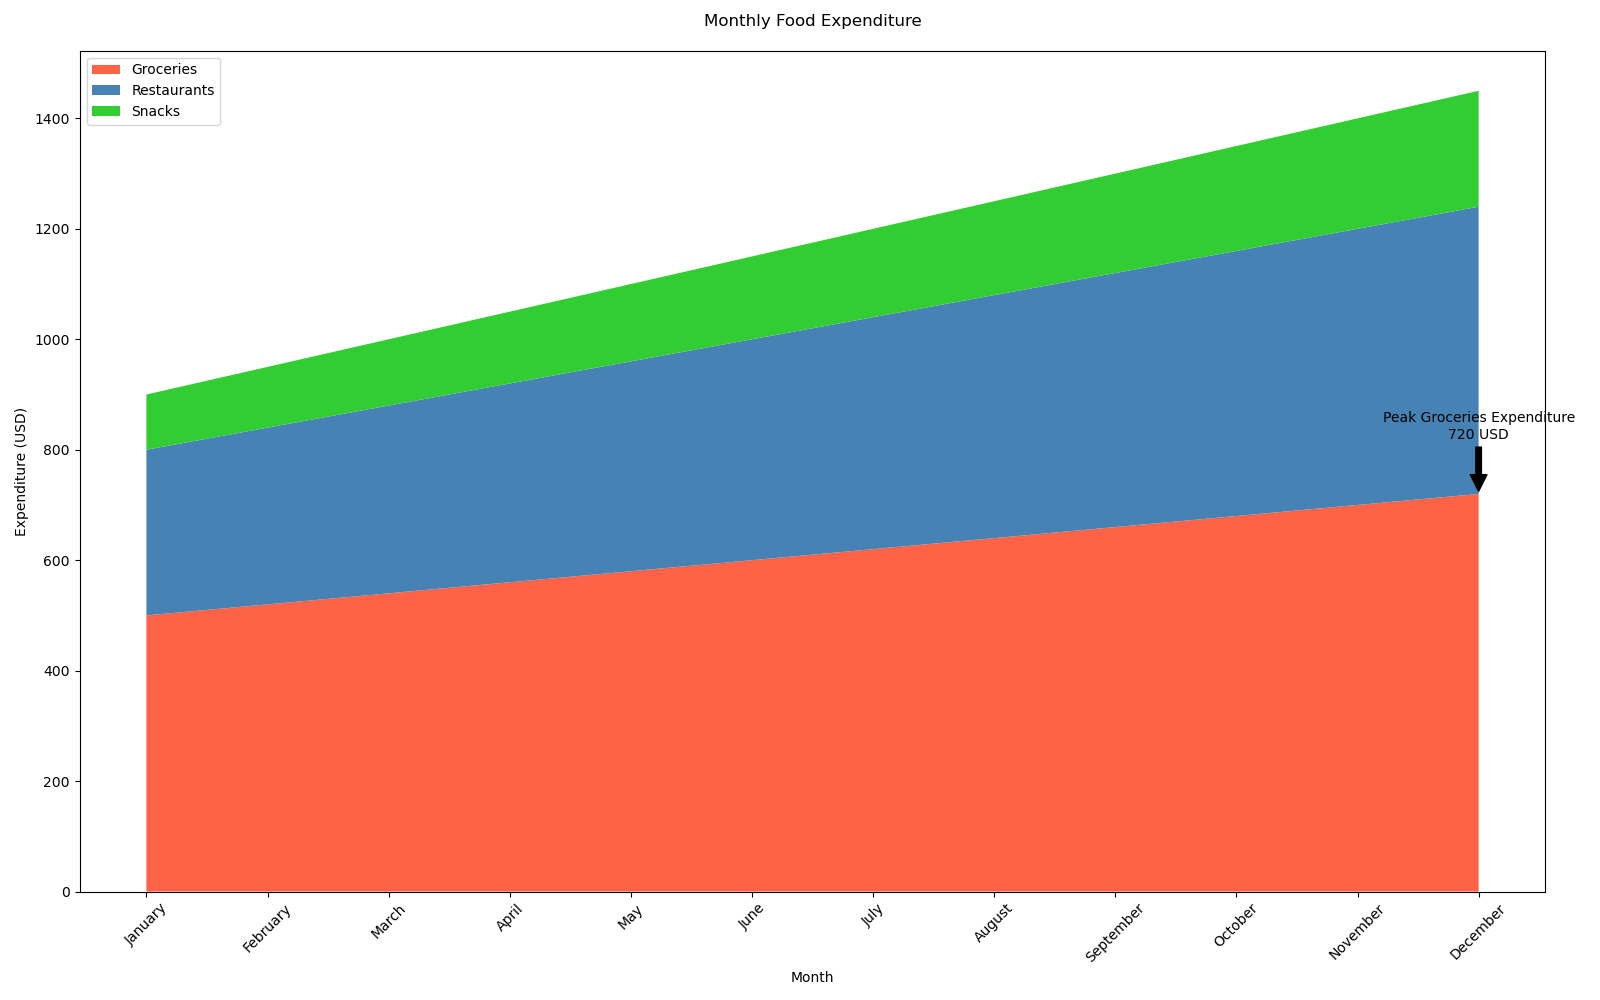

Generate this figure with Python:

import matplotlib.pyplot as plt

months = ['January', 'February', 'March', 'April', 'May', 'June', 
          'July', 'August', 'September', 'October', 'November', 'December']
groceries = [500, 520, 540, 560, 580, 600, 620, 640, 660, 680, 700, 720]
restaurants = [300, 320, 340, 360, 380, 400, 420, 440, 460, 480, 500, 520]
snacks = [100, 110, 120, 130, 140, 150, 160, 170, 180, 190, 200, 210]

plt.figure(figsize=(16, 10))
plt.stackplot(months, groceries, restaurants, snacks, 
              labels=['Groceries', 'Restaurants', 'Snacks'],
              colors=['#FF6347', '#4682B4', '#32CD32'])

plt.title('Monthly Food Expenditure', y=1.02)
plt.xlabel('Month')
plt.ylabel('Expenditure (USD)')
plt.legend(loc='upper left')
plt.xticks(rotation=45)

peak_groceries_expenditure = max(groceries)
peak_month = months[groceries.index(peak_groceries_expenditure)]
plt.annotate(f'Peak Groceries Expenditure\n{peak_groceries_expenditure} USD',
             xy=(peak_month, peak_groceries_expenditure),
             xytext=(peak_month, peak_groceries_expenditure + 100),
             arrowprops=dict(facecolor='black', shrink=0.05),
             horizontalalignment='center')

plt.tight_layout()
plt.show()
